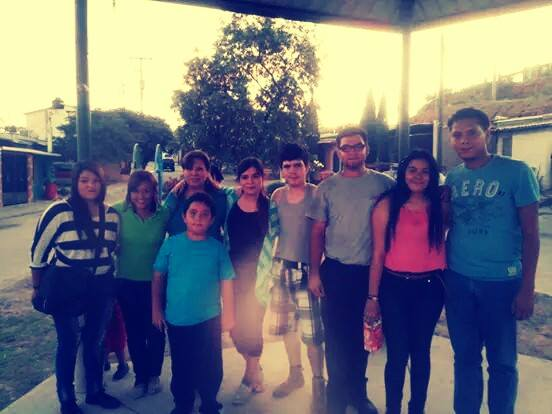
#> input picture 04_ComputerVision/02_OpenCV-VisionComputador/00_Ficheros/epales2.jpg, 552 x 414 px
$ python 23_DetectarCara.py
#> lines starting #> are read from the running program, lines starting #| are printed output that depends on the picture; after the words box and inside, x2 and y2 are one past the last pixel; in counts of white or black regions, pixels touching at a corner belong together

import numpy as np
import matplotlib.pyplot as plt
import cv2

rostro1 = cv2.imread('00_Ficheros/epales2.jpg', 0)
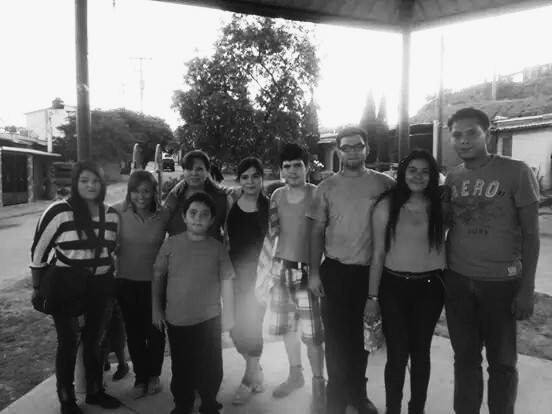
#> rostro1: shape (414, 552); min 0, max 255, mean 111.6

familia = cv2.imread('00_Ficheros/familia.png', 0)
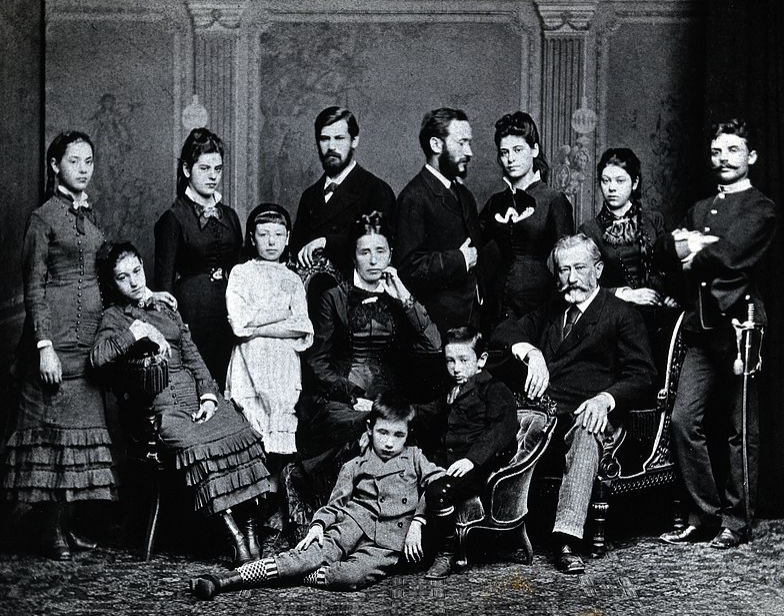
#> input picture 04_ComputerVision/02_OpenCV-VisionComputador/00_Ficheros/familia.png, 784 x 616 px
#> familia: shape (616, 784); min 0, max 255, mean 63.4

cascada_cara = cv2.CascadeClassifier('00_Ficheros/haarcascade_frontalface_default.xml')

def detectar_cara(imagen):
    imagen1 = imagen.copy()
    rectangulos = cascada_cara.detectMultiScale(imagen1)
#> rectangulos = [[182, 159, 26, 26], [402, 159, 33, 33], [237, 167, 27, 27], [75, 170, 29, 29], [127, 181, 27, 27], [182, 201, 34, 34], [278, 154, 31, 31], [336, 136, 33, 33], [445, 119, 40, 40]]
    for (x,y,w,h) in rectangulos:
        cv2.rectangle(imagen1, (x,y), (x+w,y+h),(255,0,0),3)
#> this loop made 9 passes
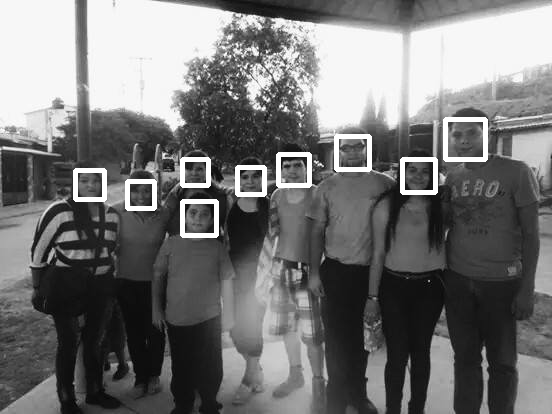
#> imagen1: shape (414, 552); 2.4% of pixels changed, all inside (x1, y1, x2, y2) = (73, 117, 488, 238)
    return imagen1

resultado1 = detectar_cara(rostro1)
plt.imshow(resultado1, cmap='gray')
plt.show()

resultado2 = detectar_cara(familia)
#> in detectar_cara (call 2), `rectangulos = cascada_cara.detectMultiScale(imagen1)`: rectangulos = 13 rows, first 6: [311, 122, 43, 43], [492, 135, 41, 41], [60, 144, 44, 44], [191, 152, 43, 43], [593, 165, 42, 42], [438, 345, 38, 38]
#> the loop in detectar_cara (call 2), `for (x,y,w,h) in rectangulos:` made 13 passes
#> (x, y, w, h) on passes 1 to 12: (311, 122, 43, 43), (492, 135, 41, 41), (60, 144, 44, 44), (191, 152, 43, 43), (593, 165, 42, 42), (438, 345, 38, 38), (348, 232, 48, 48), (546, 246, 56, 56), (110, 257, 41, 41), (250, 217, 43, 43), (367, 415, 48, 48), (700, 131, 51, 51)
#> after the loop in detectar_cara (call 2), `for (x,y,w,h) in rectangulos:`:
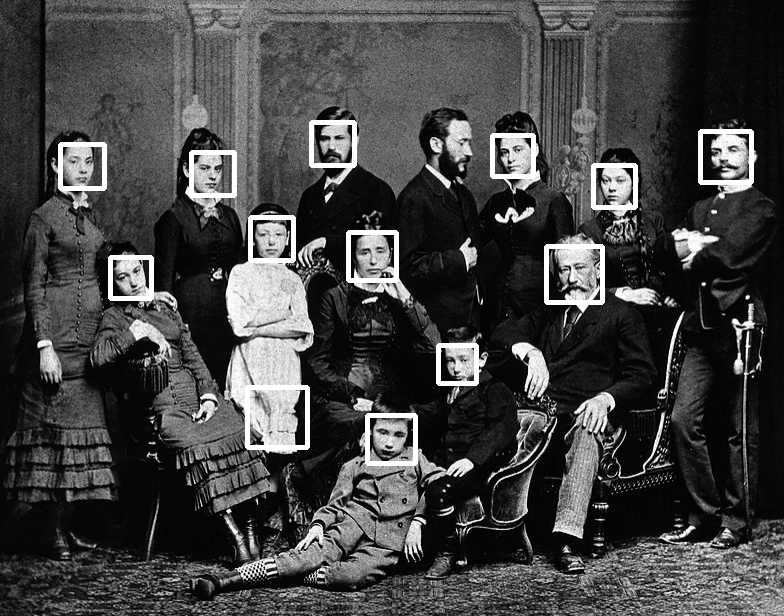
#> imagen1: shape (616, 784); min 0, max 255, mean 67.8
plt.imshow(resultado2, cmap='gray')
plt.show()
